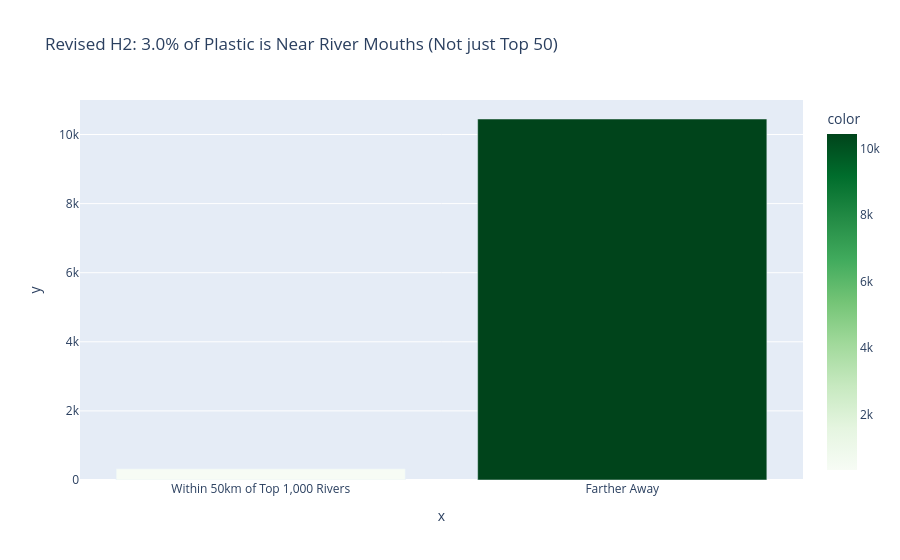

Write notebook code for a chart like this one.
### Code cell
# 1. Load 1,000 Rivers (Representing the "Long Tail")
print("Loading 1,000 River Emission Points...")
query_rivers = """
    SELECT lat, lon 
    FROM emission_points 
    ORDER BY emission_tons_year DESC 
    LIMIT 1000
"""

rivers_df = pd.read_sql(query_rivers, engine)

# 2. Load Plastic
plastic_df = pd.read_sql("SELECT lat, lng, concentration FROM observed_plastic WHERE concentration > 0", engine)

# 3. Calculate Distances (Same fast NumPy logic)
print("Calculating distances to nearest of 1,000 rivers...")
R = 6371.0
rivers_rad = np.radians(rivers_df[['lat', 'lon']].values if 'lon' in rivers_df.columns else rivers_df[['lat', 'lng']].values)
plastic_rad = np.radians(plastic_df[['lat', 'lng']].values)

dlat = plastic_rad[:, None, 0] - rivers_rad[None, :, 0]
dlon = plastic_rad[:, None, 1] - rivers_rad[None, :, 1]
a = np.sin(dlat/2.0)**2 + np.cos(plastic_rad[:, None, 0]) * np.cos(rivers_rad[None, :, 0]) * np.sin(dlon/2.0)**2
c = 2 * np.arcsin(np.sqrt(a))
distances_km = R * c
min_distances = distances_km.min(axis=1)

plastic_df['dist_to_nearest_river_km'] = min_distances

# 4. Analyze
near_50km = plastic_df[plastic_df['dist_to_nearest_river_km'] <= 50]
pct = (len(near_50km) / len(plastic_df)) * 100

print(f"\n📊 REVISED H2 PROOF (Using 1,000 rivers):")
print(f"   Samples within 50km of ANY of the Top 1,000 Rivers: {len(near_50km)}")
print(f"   PERCENTAGE: {pct:.2f}%")

# 5. Visualize
fig = px.bar(
    x=['Within 50km of Top 1,000 Rivers', 'Farther Away'],
    y=[len(near_50km), len(plastic_df) - len(near_50km)],
    title=f'Revised H2: {pct:.1f}% of Plastic is Near River Mouths (Not just Top 50)',
    color=[len(near_50km), len(plastic_df) - len(near_50km)],
    color_continuous_scale='Greens'
)
fig.show()

### Figure 1 — Plotly figure (JSON) as saved in the notebook; plotly's stock layout.template omitted (floating-point values rounded to 4 significant figures)
{"data": [{"hovertemplate": "x=%{x}<br>y=%{y}<br>color=%{marker.color}<extra></extra>", "legendgroup": "", "marker": {"color": [325, 10449], "coloraxis": "coloraxis", "pattern": {"shape": ""}}, "name": "", "orientation": "v", "showlegend": false, "textposition": "auto", "type": "bar", "x": ["Within 50km of Top 1,000 Rivers", "Farther Away"], "xaxis": "x", "y": [325, 10449], "yaxis": "y"}], "layout": {"barmode": "relative", "coloraxis": {"colorbar": {"title": {"text": "color"}}, "colorscale": [[0, "rgb(247,252,245)"], [0.125, "rgb(229,245,224)"], [0.25, "rgb(199,233,192)"], [0.375, "rgb(161,217,155)"], [0.5, "rgb(116,196,118)"], [0.625, "rgb(65,171,93)"], [0.75, "rgb(35,139,69)"], [0.875, "rgb(0,109,44)"], [1, "rgb(0,68,27)"]]}, "legend": {"tracegroupgap": 0}, "title": {"text": "Revised H2: 3.0% of Plastic is Near River Mouths (Not just Top 50)"}, "xaxis": {"anchor": "y", "domain": [0, 1], "title": {"text": "x"}}, "yaxis": {"anchor": "x", "domain": [0, 1], "title": {"text": "y"}}}}
